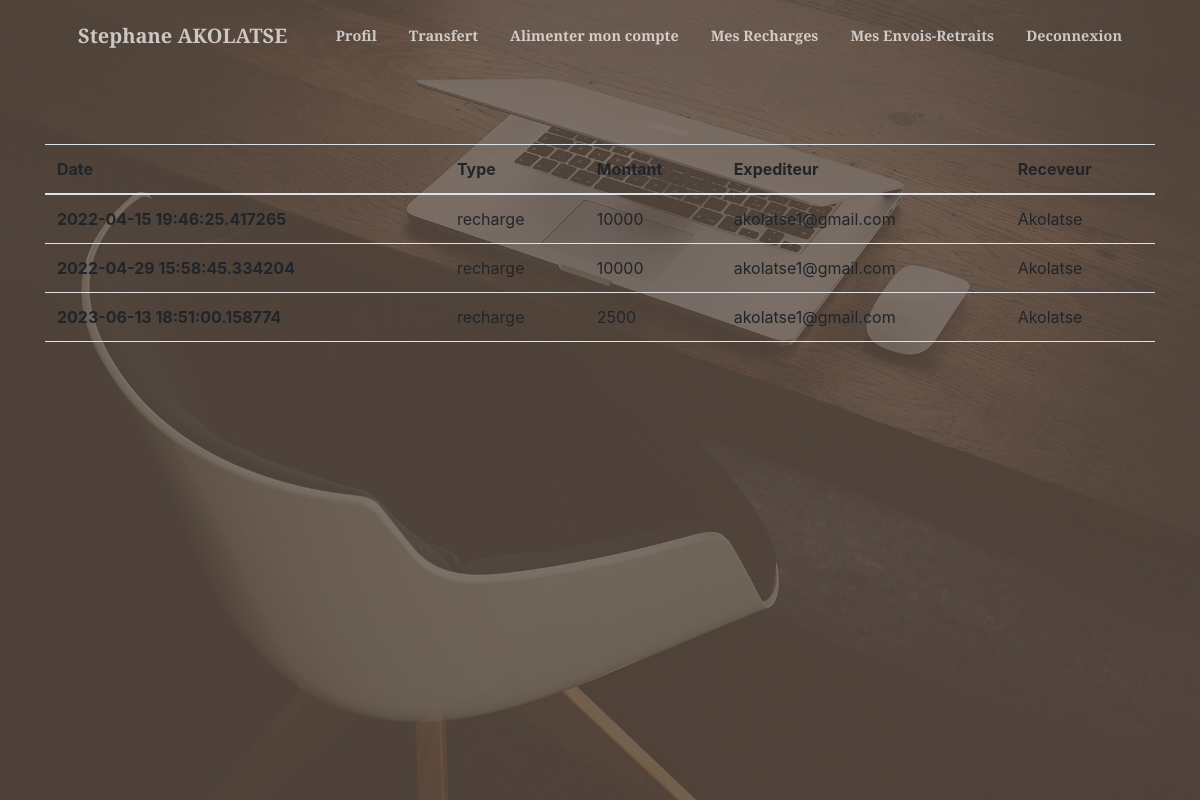
Screenshot of /client/recharges (signed in) with the database file from the repository.
### app.py (models this page shows, shortened)
class User(db.Model):
    __tablename__ = "user"
    id = db.Column(db.Integer, primary_key = True)
    nom = db.Column(db.String(50), nullable = False)
    prenom = db.Column(db.String(100), nullable = False)
    login = db.Column(db.String(50), nullable=True)
    password = db.Column(db.Text, nullable=False)
    type = db.Column(db.String(50))
    __mapper_args__ = {
        'polymorphic_identity':'user',
        'polymorphic_on':type
    }

class Distributeur(User):
    __tablename__ = "distributeur"
    id = db.Column(db.Integer, db.ForeignKey('user.id'), primary_key=True)
    email = db.Column(db.String(50),nullable = False)
    transactions = db.relationship('Recharge',backref='distributeur',lazy=True)
    etat = db.Column(db.Boolean, nullable=False)
    createur_id = db.Column(db.Integer,nullable = False)
    codes = db.relationship('Code',backref='distributeur',lazy=True)
    __mapper_args__ = {
        'polymorphic_identity':'distributeur',
    }

class Transaction(db.Model):
    __tablename__ = "transaction"
    id = db.Column(db.Integer, primary_key = True)
    date = db.Column(db.DateTime,nullable = False)
    montant = db.Column(db.Integer,nullable = False)
    type = db.Column(db.String(50))
    __mapper_args__ = {
        'polymorphic_identity':'transaction',
        'polymorphic_on':type
    }

### app.py (the view)
@app.route('/client/recharges')
def listeRechargesClient():
    recharges = Recharge.query.filter_by(to_id=session['id'])
    rech=[]
    for i in recharges:
        rech.append({'expediteur':i.distributeur.email,'receveur':session['nom'],'item':i})
    return render_template("client.recharges.html",recharges=rech)

### templates/client.recharges.html (shortened to what this page needs)
{% extends 'base.client.html' %}
{% block content %}
<br>
<br>
<br>
    <div class="container">
        <table class="table">
            <thead>
            <tr>
                <th scope="col">Date</th>
                <th scope="col">Type</th>
                <th scope="col">Montant</th>
                <th scope="col">Expediteur</th>
                <th scope="col">Receveur</th>
            </tr>
            </thead>
            <tbody>
            {% for item in recharges %}
            <tr>
                <th scope="row">{{item['item'].date}}</th>
                <td>{{item['item'].type}}</td>
                <td>{{item['item'].montant}}</td>
                <td>{{item['expediteur']}}</td>
                <td>{{item['receveur']}}</td>
            </tr>
            {% endfor %}
            </tbody>
        </table>
    </div>
{% endblock %}

### rows the page displays
Distributeur: item "2022-04-15 19:46:25.417265", item.type "recharge", item.montant "10000", expediteur "akolatse1@gmail.com", receveur "Akolatse", item "2022-04-29 15:58:45.334204", item "2023-06-13 18:51:00.158774", item.montant "2500"
